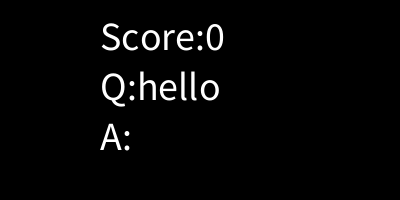
Frame 1 (no input)
Frame 60 (the mouse pressed at the canvas centre just before this capture): identical to frame 1, image omitted
Frame 120 (the mouse held since frame 60 and released just before this capture): identical to frame 1, image omitted

The Processing sketch that drew this single still picture (run headless with seeded random() and noise(); from frame 60 on, the mouse is pressed at the canvas centre):

// Processing sketch: week17_6
// ── week17_6.pde
void setup(){
size(400,200);
 textSize(40);
}
String line="";
String Q="hello";
void draw(){
 background(0);
 text("Score:"+score,100,50);
 text("Q:"+Q,100,100);
 text("A:"+line,100,150);
}
int score=0;
void keyPressed(){
 int len=line.length();
 if(key>='a'&&key<='z')line=line+key;
 if(key>='A'&&key<='Z')line=line+key;
 if(key==BACKSPACE&&len>0)line=line.substring(0,len-1); 
 if(key==ENTER){
  if(line.equals(Q)==true){
   score++; 
  }else score--;
 }
}
